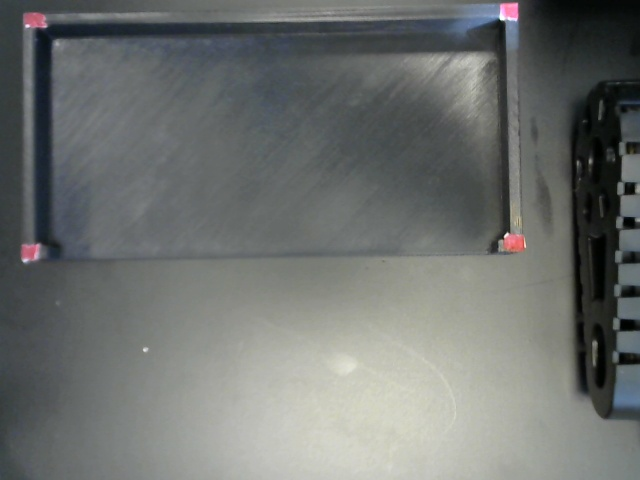
#> input picture Keypoint_detection/dataset/test/images/capture_1.jpg, 640 x 480 px, found by its file name
$ python test_red.py
#> lines starting #> are read from the running program, lines starting #| are printed output that depends on the picture; after the words box and inside, x2 and y2 are one past the last pixel; in counts of white or black regions, pixels touching at a corner belong together
import cv2
import numpy as np

def detect_red_corners(image_path, debug=False):
#> called with debug = True
    image = cv2.imread(image_path)
#> image is the input picture: shape (480, 640, 3); mean B, G, R 111.2, 113.4, 110.1
    if image is None:
        raise FileNotFoundError(f"Image not found at: {image_path}")

    hsv = cv2.cvtColor(image, cv2.COLOR_BGR2HSV)
#> hsv: shape (480, 640, 3); mean H, S, V 69.1, 21.3, 115.1

    # Red mask (handle HSV wraparound)
    lower_red1 = np.array([0, 100, 100])
    upper_red1 = np.array([10, 255, 255])
    lower_red2 = np.array([160, 100, 100])
    upper_red2 = np.array([180, 255, 255])
    mask = cv2.inRange(hsv, lower_red1, upper_red1) | cv2.inRange(hsv, lower_red2, upper_red2)
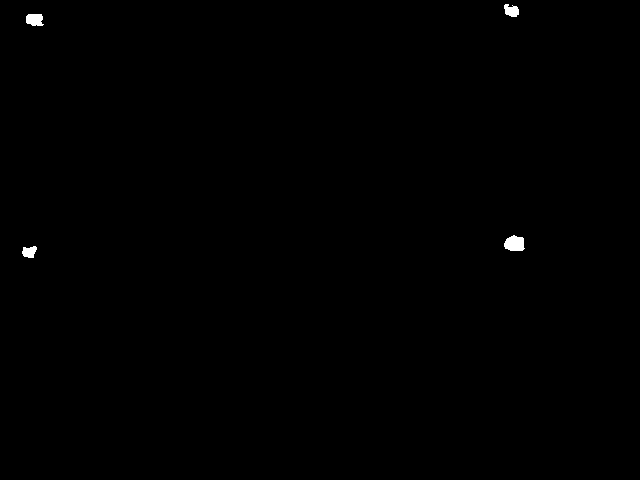
#> mask: shape (480, 640); 0.23% white; 4 white regions, box (x1, y1, x2, y2) and area: (504, 235, 525, 251) 261, (26, 14, 44, 26) 182, (504, 4, 519, 17) 143, (22, 246, 37, 258) 132

    # Denoise
    mask = cv2.morphologyEx(mask, cv2.MORPH_OPEN, np.ones((5, 5), np.uint8))
#> mask: shape (480, 640); 0.21% white; 4 white regions

    contours, _ = cv2.findContours(mask, cv2.RETR_EXTERNAL, cv2.CHAIN_APPROX_SIMPLE)
#> contours = 4 contours; box (x1, y1, x2, y2) and area: (505, 236, 524, 251) 226, (26, 14, 42, 25) 140, (505, 7, 519, 17) 102, (23, 247, 36, 258) 100
    red_corners = []

    for cnt in contours:
        area = cv2.contourArea(cnt)
        if 10 < area < 500:
            M = cv2.moments(cnt)
            if M["m00"] != 0:
                cx = int(M["m10"] / M["m00"])
                cy = int(M["m01"] / M["m00"])
                red_corners.append((cx, cy))
#> this loop made 4 passes
#> (area, cx, cy) on passes 1 to 4: (99.5, 28, 251), (225.5, 514, 243), (139.5, 33, 18), (102.5, 511, 11)
#> after the loop, red_corners = [(28, 251), (514, 243), (33, 18), (511, 11)]

    if len(red_corners) != 4:
        raise ValueError(f"❌ Found {len(red_corners)} red points, 4 required.")

    # === Tri personnalisé selon ta photo ===
    red_corners_sorted = sorted(red_corners, key=lambda p: p[1])
#> red_corners_sorted = [(511, 11), (33, 18), (514, 243), (28, 251)]
    top_two = sorted(red_corners_sorted[:2], key=lambda p: p[0])     # top-left, top-right
#> top_two = [(33, 18), (511, 11)]
    bottom_two = sorted(red_corners_sorted[2:], key=lambda p: p[0])  # bottom-left, bottom-right
#> bottom_two = [(28, 251), (514, 243)]

    # Order: bottom-left, top-left, top-right, bottom-right
    ordered = [bottom_two[0], top_two[0], top_two[1], bottom_two[1]]
#> ordered = [(28, 251), (33, 18), (511, 11), (514, 243)]

    if debug:
        debug_image = image.copy()
        for i, (x, y) in enumerate(ordered):
            cv2.circle(debug_image, (x, y), 10, (255, 0, 255), -1)
            cv2.putText(debug_image, str(i+1), (x+10, y-10), cv2.FONT_HERSHEY_SIMPLEX, 0.7, (0,255,0), 2)
#> this loop made 4 passes
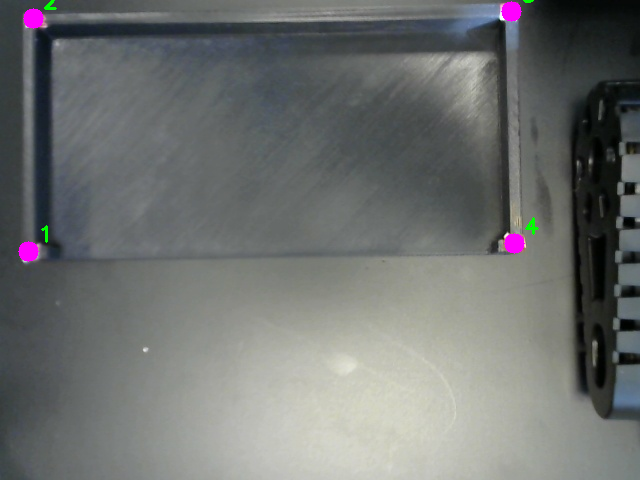
#> debug_image: shape (480, 640, 3); 0.5% of pixels changed, all inside (x1, y1, x2, y2) = (18, 0, 539, 262)
        cv2.imshow("Detected Corners", debug_image)
        cv2.waitKey(0)
        cv2.destroyAllWindows()

    return ordered


# Example usage:
if __name__ == "__main__":
    path = r"C:\Users\TOUJAN Oceam\Documents\CentraleSupelec\Voyage Norvege\Work\Keypoint_detection\dataset\test\images\capture_1.jpg"  # Adjust if needed
    corners = detect_red_corners(path, debug=True)
#> corners = [(28, 251), (33, 18), (511, 11), (514, 243)]
    print("Detected corners:", corners)
#| Detected corners: [(28, 251), (33, 18), (511, 11), (514, 243)]
